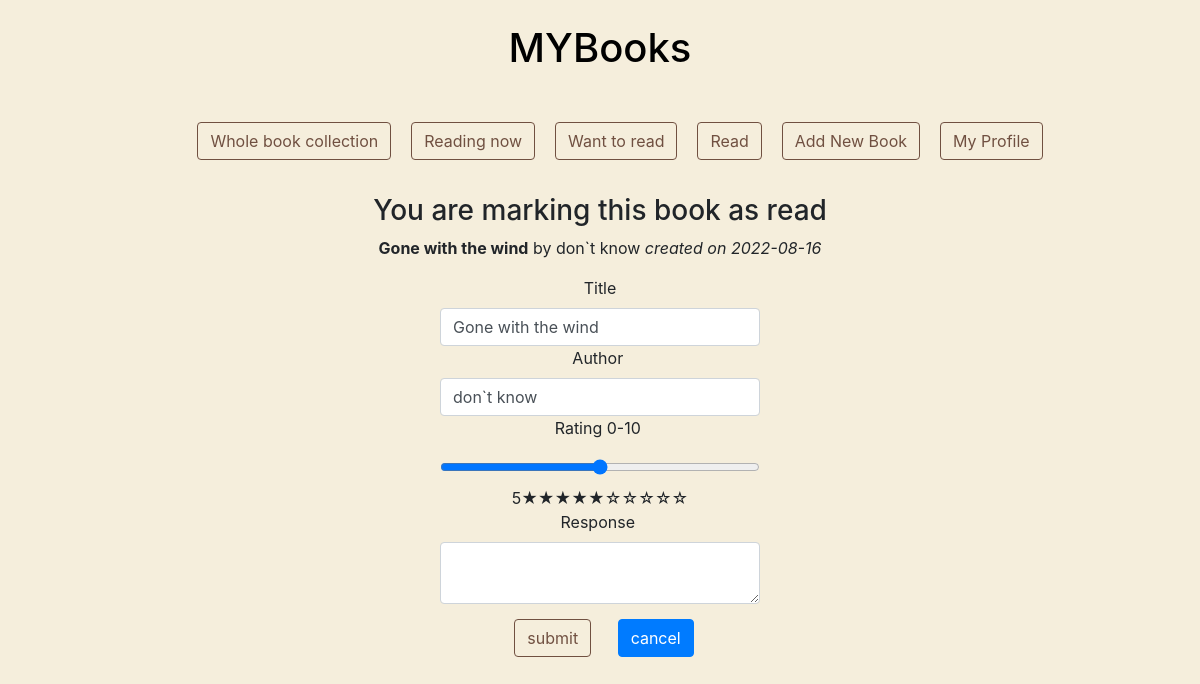
Page /mark_read/1 (signed in) on the committed database.
### models.py (models this page shows, shortened)
class Book(db.Model):
    id = db.Column(db.Integer, primary_key=True)
    username = db.Column(db.String(100), nullable=False)
    title = db.Column(db.String(100), nullable=False)
    author = db.Column(db.String(100), nullable=False)
    date = db.Column(db.Date, nullable=False)
    status = db.Column(db.String(100), nullable=False)

### routes.py (the view)
@app.route('/mark_read/<int:book_id>', methods=["GET","POST"])
@login_required
def mark_read(book_id):
    book = Book.query.get(book_id)
    form = forms.MarkReadBookForm()
    if book:
        if form.validate_on_submit():
            new_read_book = FinishedBook(username= book.username, title=form.title.data, author=form.author.data, rating=int(form.rating.data), response=form.response.data, date=book.date)
            db.session.delete(book)
            db.session.add(new_read_book)
            db.session.commit()
            return redirect(url_for("read"))
        form.title.data = book.title
        form.author.data = book.author
        return render_template('mark_read.html', book_id=book_id, book=book, form=form)
    return redirect(url_for('index'))

### forms.py
class MarkReadBookForm(FlaskForm):
    title = StringField("Title", validators=[DataRequired()])
    author = StringField("Author", validators=[DataRequired()])
    rating = DecimalRangeField("Rating 0-10")
    response = TextAreaField("Response")
    submit = SubmitField("submit")

### routes.py (called while the page is built)
@login_manager.user_loader
def load_user(user_id):
    return User.query.get(int(user_id))

### templates/mark_read.html (shortened to what this page needs)
{% extends "base.html" %}
{% block main %}
<h3>You are marking this book as read</h3>
<p>
<strong>{{book.title }}</strong>
					   </a>  by {{book.author}} <em>created on {{book.date}} </em>
</p>
<form action="{{url_for('mark_read', book_id = book_id)}}" method="post" style="
margin-left: auto;
    margin-right: auto;
    width: 20em">
    <div style="">{{ form.csrf_token }} {{form.title.label}}
    {{ form.title(class="form-control" , style="") }}
    </div>
    <div style="">
    {{form.author.label}}&nbsp;
    {{ form.author(class="form-control")}}
    </div>
    <div style="">
    {{form.rating.label   }}&nbsp;
    {{ form.rating(class="form-control", min=0, max=10, value=5, step=1, oninput="outputUpdate(value)")}}
         <output for="rating" id="selected-rating">{%if form.rating.data%}
             {{form.rating.data}}
             {% else %}
              5&bigstar;&bigstar;&bigstar;&bigstar;&bigstar;&star;&star;&star;&star;&star;
             {% endif %}
          </output>
    </div>
     {{form.response.label   }}&nbsp;
    {{ form.response(class="form-control")}}
    {{ form.submit(class="btn btn-primary add_p") }}
    <a href="{{url_for('index')}}" class="btn btn-primary" style="margin:7px;" >cancel</a>
</form>
{% endblock %}

### static/styles/main.css (style rules this page uses)
body, html { margin: 0; text-align: center; background-color:#f5eedc; }
.btn.btn-primary.add_p { background-color: #f5eedc; border-style: solid; border-color: #705041; color: #705041; margin: 15px }

### rows in the picture
Book: title "Gone with the wind", author "don`t know", date "2022-08-16"
